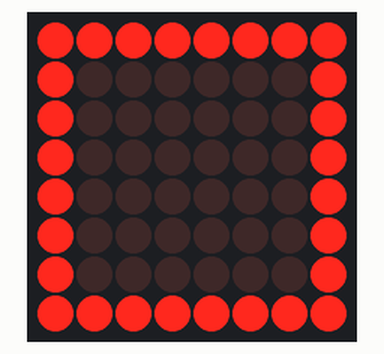
This program was run on a simulated Raspberry Pi (BCM pin numbers). Shown: 8×8 LED matrix.

Above: at 0.1 s.
At 5.37 s:
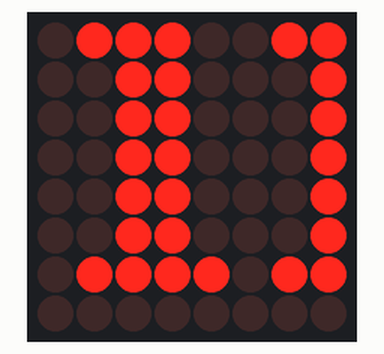
At 10.6 s:
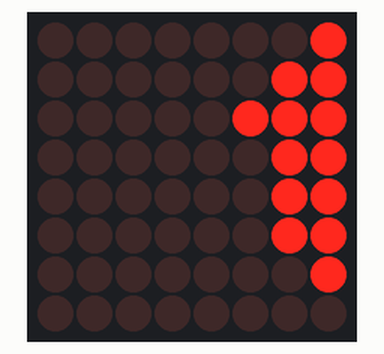
At 21.2 s:
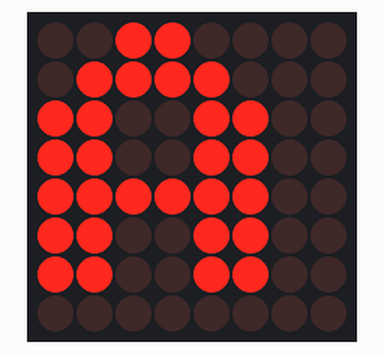
At 29.4 s:
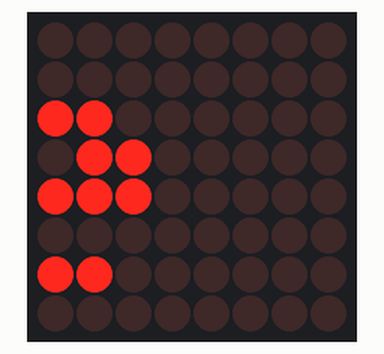
At 37.66 s:
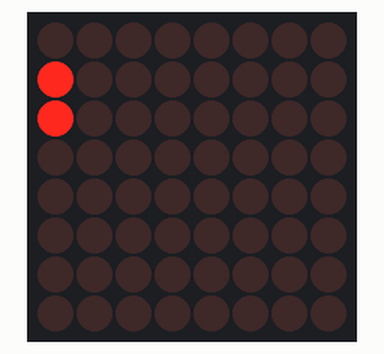

Measured:
- what the display in image 3 shows lasts 2.0 s, from 21.1 s to 23.1 s

The program:

1.1.6_LedMatrix.py
```python
from luma.core.interface.serial import spi, noop
from luma.core.render import canvas
from luma.core.virtual import viewport
from luma.led_matrix.device import max7219
from luma.core.legacy import text
from luma.core.legacy.font import proportional, CP437_FONT, LCD_FONT
import time

serial = spi(port=0, device=0, gpio=noop())
device = max7219(serial, rotate=1)
virtual = viewport(device, width=200, height=400)

def displayRectangle():
    with canvas(device) as draw:
        draw.rectangle(device.bounding_box, outline="white", fill="black")

def displayLetter():
    with canvas(device) as draw:
        text(draw, (0, 0), "A", fill="white", font=proportional(CP437_FONT))

def scrollToDisplayText():
    with canvas(virtual) as draw:
        text(draw, (0, 0), "Hello, Nice to meet you!", fill="white", font=proportional(CP437_FONT))

    for offset in range(150):
        virtual.set_position((offset,0))
        time.sleep(0.1)

def main():
    while True:
        displayRectangle()
        time.sleep(2)
        displayLetter()
        time.sleep(2)
        scrollToDisplayText()

def destroy():
    pass

if __name__ == '__main__':
    try:
        main()
    except KeyboardInterrupt:
        destroy()
```
